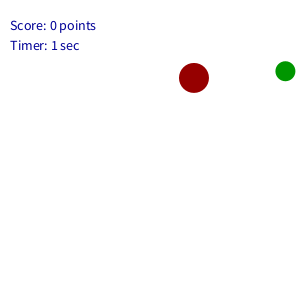
Frame 1 (no input)
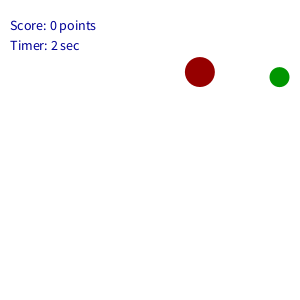
Frame 60 (the mouse pressed at the canvas centre just before this capture)
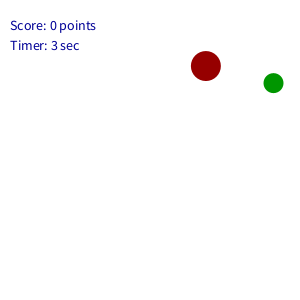
Frame 120 (the mouse held since frame 60 and released just before this capture)

The Processing sketch that drew these frames (run headless with seeded random() and noise(); from frame 60 on, the mouse is pressed at the canvas centre):

// Processing sketch: processing_52131
// ── processing_52131.pde

// Homework #7 for Jim Roberts' CFA-757
// Carnegie Mellon University, Pittsburgh
// Zoe Lu copyright Spring 2012, PA 15213

int time,score;
float ox,oy,oxSpeed,oySpeed;
float ox2,oy2,oxSpeed2,oySpeed2;

void setup(){
  size(300,300);
  textSize(14);
  textAlign(LEFT);
  fill(0);
  ox=random(width);
  oy=random(height);
  ox2=random(height);
  oy2=random(width);
  oxSpeed=.1;
  oySpeed=.1;
  oxSpeed2=.1;
  oySpeed2=.1;
  score=0;
}

void draw(){
  countTime();
  countScore();
  drawObjects(ox,oy,ox2,oy2);
  moveObjects();
//  startOver();

}

void drawObjects(float x, float y, float x2, float y2){
//  background(255,0);
  noStroke();
  fill(150,0,0);
  ellipse(x,y,30,30);
  fill(0,150,0);
  ellipse(x2,y2,20,20);
}

void moveObjects(){
  ox+=oxSpeed;
  oy-=oySpeed;
  if(ox>width||oy<0){
    ox=random(width);
    oy=random(height);
  }
  ox2-=oxSpeed2;
  oy2+=oySpeed2;
  ///*
  if(ox2<0||oy2>height){
    ox2=random(height);
    oy2=random(width);    
  }
  //*/
}

void countTime(){
  time=millis()/1000;
  fill(0,0,150);
  background(255);
  text("Timer: "+time+" sec",10,50);  
  if(time==16){
    noLoop();
    background(255);
    text("Time's up!",10,50);
    //time=0;
  }
}

void countScore(){
  text("Score: "+score+" points",10,30);
}

void mousePressed(){
  float d=dist(mouseX,mouseY,ox,oy);
  float d2=dist(mouseX,mouseY,ox2,oy2);
  if(d<30){
    score+=100;
    oxSpeed++;
  }
  if(d2<30){
    score+=200;
    oySpeed2++;
  }
}

/*
void mouseMoved(){
  stroke(0,0,90);
  strokeWeight(2);
  line(mouseX, mouseY, mouseX, mouseY+20);
  line(mouseX-10,mouseY+10,mouseX+10,mouseY+10);
}
*/

/*
void startOver(){
  fill(45,0,0);
  rect(width-60,height-40,55,35);
  stroke(255);
  text("start",width-45,height-25);
  text("over",width-40,height-20);
}
*/
